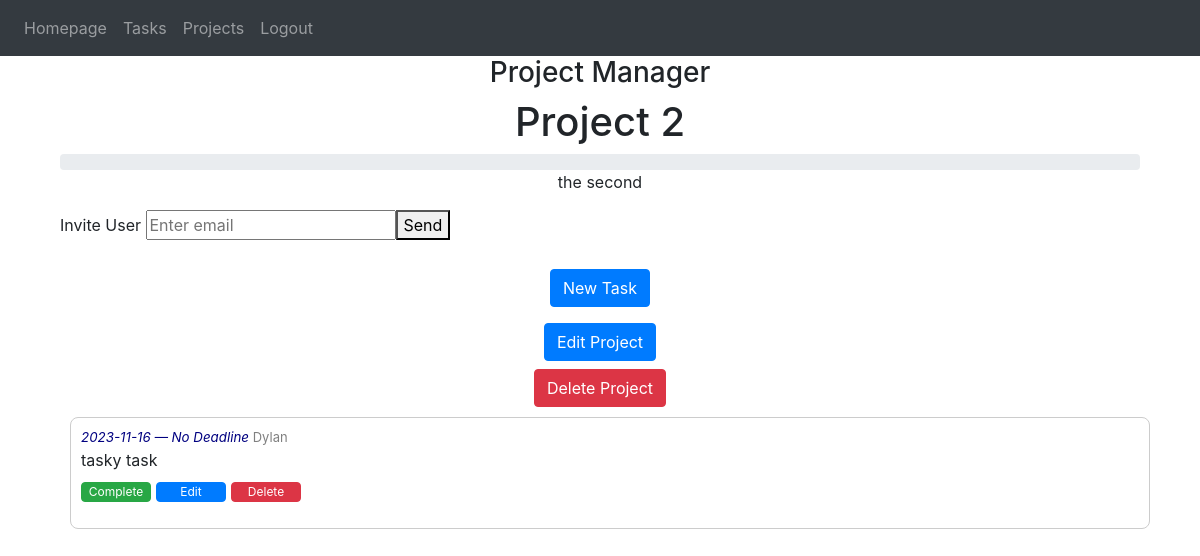
/project/3 (signed in), run on the app's committed database.
### website/models.py (models this page shows)
class Project(db.Model):
    id = db.Column(db.Integer, primary_key=True)
    name = db.Column(db.String(120))
    start_date = db.Column(db.DateTime(timezone=True), default=func.now)
    deadline = db.Column(db.DateTime(timezone=True), default=func.now)
    description = db.Column(db.String(9999))
    users = db.relationship('User', secondary='project_user_association', back_populates='projects')
    is_default = db.Column(db.Boolean, default=False)
    completed = db.Column(db.Boolean, default=False)
    tasks = db.relationship('Task', backref='project', cascade='all, delete-orphan', lazy=True)

class Task(db.Model):
    id = db.Column(db.Integer, primary_key=True)
    assignee = db.Column(db.String(120))
    description = db.Column(db.String(9999))
    start_date = db.Column(db.DateTime(timezone=True), default=func.now)
    deadline = db.Column(db.DateTime(timezone=True), default=func.now)
    project_id = db.Column(db.Integer, db.ForeignKey('project.id'), nullable=False)
    completed = db.Column(db.Boolean, default=False)

### website/auth.py (the view, shortened to what this page needs)
@auth.route('/project/<project_id>', methods=['GET', 'POST'])
@login_required
def project(project_id):
    def_project = get_default_project()
    if str(def_project.id) == project_id:
        return redirect(url_for('auth.tasks'))
    project = Project.query.filter(Project.id == project_id,).first()
    if not project:
        return "Page Not Found", 404
    elif not any(user.id == current_user.id for user in project.users):
        return "Access Denied", 403
    tasks = Task.query.filter(Task.project_id == project_id).all()
    tasks.sort(key=lambda t: (not t.completed, t.id)) # sort tasks by 1: completion, 2: id
    print(tasks)
    total_tasks = len(tasks)
    completed_tasks = sum(1 for task in tasks if task.completed)
    progress_percentage = (completed_tasks / total_tasks) * 100 if total_tasks > 0 else 0
    return render_template('project.html', user=current_user, project=project, tasks=tasks, progress_percentage=progress_percentage)

### website/__init__.py (called while the page is built)
def create_app(testing=False):
    app = Flask(__name__)
    app.config['SECRET_KEY'] = 'abcd'
    app.config['SQLALCHEMY_DATABASE_URI'] = f'sqlite:///{DB_NAME}'
    if testing:
        app.config['SQLALCHEMY_DATABASE_URI'] = f'sqlite:///{TEST_DB_NAME}'
    db.init_app(app)
    from .views import views
    from .auth import auth
    app.register_blueprint(views, url_prefix='/')
    app.register_blueprint(auth, url_prefix='/')
    from .models import User, Task, Project
    with app.app_context():
        db.create_all()
    login_manager = LoginManager()
    login_manager.login_view = 'auth.login'
    login_manager.init_app(app)
    @login_manager.user_loader
    def load_user(id):
        return User.query.get(int(id))
    return app

### website/auth.py (called while the page is built)
def get_default_project():
    return Project.query.filter(Project.users.any(id=current_user.id), Project.is_default).first()

### website/templates/project.html (shortened to what this page needs)
{% extends "base.html" %}
{% block content %}
<h3 align="center">Project Manager</h3>
<div class="container">
    <h1 align="center" id="project-name">{{ project.name }}</h1>
    <div class="progress">
    </div>
    <p align="center" id="project-description">{{ project.description }}</p>
    <form method="POST">
      <label>Invite User</label>
      <input
            type="email"
            id="new_user_email"
            name="new_user_email"
            placeholder="Enter email"
          style="width: 250px;"><button type="submit">Send</button>
    </form>
    <div align="center">
        <a class="nav-item nav-link" href="{{ url_for('auth.new_task', project_id=project.id) }}">
            <button class="btn btn-primary">New Task</button>
        </a>
        <a class="nav-item nav-link" href="{{ url_for('auth.edit_project', project_id=project.id) }}">
          <button class="btn btn-primary">Edit Project</button>
        </a>
        <form action="{{ url_for('auth.delete_project', project_id=project.id) }}" method="post" style="display: inline;">
          <button type="submit" class="btn btn-danger">Delete Project</button>
        </form>
    </div>
    <div class="tasks-container">
      {% for task in tasks %}
          <div class="task-box {% if task.completed %}task-completed{% endif %}">
              <span class="task-dates">{{ task.start_date.strftime('%Y-%m-%d') }} &mdash;
                {% if task.deadline.strftime('%Y-%m-%d') == '9999-12-31' %}
                No Deadline
                {% else %}
                {{ task.deadline.strftime('%Y-%m-%d') }}
                {% endif %}
              </span>
              <span class="task-assignee">{% if task.assignee %}{{task.assignee}}{% endif %}</span>
              <p class="task-description">{{ task.description or "No description available" }}</p>
              <div class="task-actions">
                <form action="{{ url_for('auth.complete_task', project_id=project.id, task_id=task.id) }}" method="post" style="display: inline;">
                  <button type="submit" class="btn btn-success btn-xsm">Complete</button>
                </form>
                  <button type="button" class="btn btn-primary btn-xsm">Edit</button>
                  <form action="{{ url_for('auth.delete_task', project_id=project.id, task_id=task.id) }}" method="post" style="display: inline;">
                    <button type="submit" class="btn btn-danger btn-xsm">Delete</button>
                </form>
              </div>
          </div>
      {% endfor %}
  </div>
</div>
{% endblock %}

### website/static/styles.css (style rules this page uses)
.btn-xsm { display: inline-block; width: 70px; height: 20px; padding: 0px 0px !important; font-size: 12px !important; text-align: center; cursor: pointer; margin-right: 5px; }
.tasks-container { display: flex; flex-direction: column; }
.task-box { border: 1px solid #ccc; border-radius: 8px; padding: 10px; margin: 10px; width: 100%; margin-bottom: 0px; box-sizing: border-box; }
.task-dates { font-style: italic; margin-bottom: 3px; color: navy; font-size: smaller; }
.task-description { margin-bottom: 10px; }
.task-actions { display: flex; }
.task-assignee { color: grey; font-size: small; }

### data on the page
Project: name "Project 2", description "the second"
Task: start_date "2023-11-16", shows "No Deadline", assignee "Dylan", description "tasky task"
